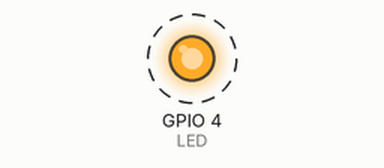
This program was run on a simulated Raspberry Pi (BCM pin numbers). On the bench: output pins drawn as LEDs (lit = HIGH). Dashed ring = blinking. What the program prints to the terminal is not drawn. At 60.0 s the program stops and its outputs stay as they are.

Above: at 0.5 s.
Timing chart, 0 to 4.6 s (numbered marks = the images above):
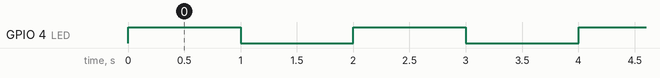

Measured:
- by itself, GPIO 4 (LED): alternates HIGH for 1.0 s and LOW for 1.0 s, 60 changes in all, then stays LOW

The program:

firstBlinkingLED.py
```python
# 17 dic 2014
# test archive to make the LED blink in the raspberry pi

# imports
import RPi.GPIO as GPIO
import time

# Module level constants
LED = 4

# Configuration of GPIO
GPIO.setmode(GPIO.BCM)
GPIO.setup(4, GPIO.OUT)   	# definimos el GPIO 4 como salida

# Definimos una funcion
def blink():
	prueba='Ejecucion_iniciada'
	print(prueba.encode('utf-8').decode('utf-8')) # encode-decode is for avoid error when printing into the lxterminal
	iteracion = 0
	while iteracion < 60:
		GPIO.output(LED, True)	# enciendo GPIO 4
		time.sleep(1)			# espero 1 segundo
		GPIO.output(LED, False) # apago GPIO 4
		time.sleep(1)			# espero 1 segundo
		iteracion = iteracion + 2	# add 2 because I've made two blinks
		print ('Iteracion'.encode('utf-8').decode('utf-8'))
	print('Ejecucion finalizada'.encode('utf-8').decode('utf-8'))
	GPIO.cleanup()	#clean GPIO

blink()

# Call the function
try:
        blink()
except:
        print("Ha habido un error".encode('utf-8').decode('utf-8'))
        GPIO.cleanup()	# to leave the GPIO free for future use
```
